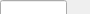
<?xml version='1.0' encoding='UTF-8'?> 
<ui version='4.0'>
 <class>Dialog</class>
 <widget class='QDialog' name='Dialog'>
      <property name='geometry'>
        <rect>
         <x>0</x>
         <y>0</y>
         <width>90</width>
         <height>14</height>
        </rect>
      </property>
  <property name='dl_range'>
   <string>Dialog</string>
  </property>
    <widget class='QLineEdit' name='E_1'>
      <property name='geometry'>
        <rect>
         <x>0</x>
         <y>0</y>
         <width>67</width>
         <height>30</height>
        </rect>
      </property>
      </widget>
      </widget>
   <resources/>
 <connections/>
</ui> 
